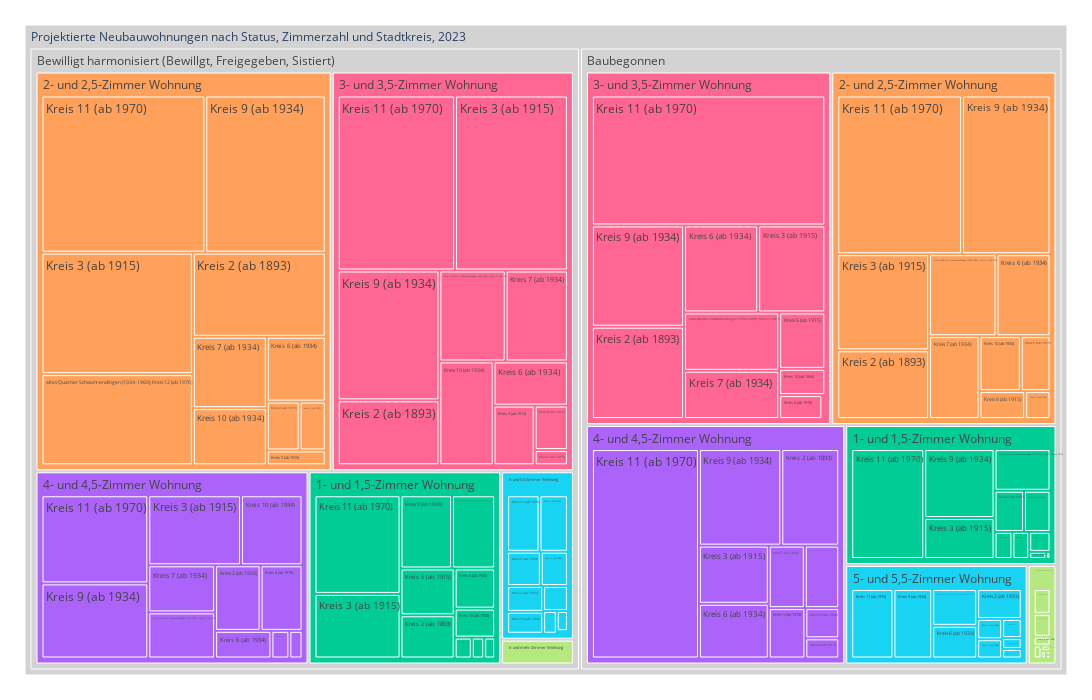

The code cell stored with this chart in its notebook:
### Code cell
#, levels = "'GNA_LANG', 'BAP_LANG','KREISEZH_LANG'"

treeMap1 = mypy_dv.plot_px_treemap(
    data=myTM.reset_index()
    ,levels=["PST_LANG",  "ZIM_LANG","KREISEZH_LANG"]
    ,values="sum_WHG"
    ,color="ZIM_LANG"
    ,myHeaderTitle="Projektierte Neubauwohnungen nach Status, Zimmerzahl und Stadtkreis, "+data_max_date
    ,color_discrete_map={'(?)':'lightgrey', 'Wohnen':'lightblue'}                
    #,margin_val_bottom=25
)
treeMap1

### Figure 1 — Plotly figure (JSON) as saved in the notebook; plotly's stock layout.template omitted (floating-point values rounded to 4 significant figures; data arrays with more than 128 entries replaced by an {"elided": "..."} marker saying what was removed)
{"data": [{"branchvalues": "total", "customdata": {"elided": "147x1 str values"}, "domain": {"x": [0, 1], "y": [0, 1]}, "hovertemplate": "%{label}<br><br>Anzahl:<br>%{value}<extra></extra>", "ids": {"elided": "147 str values"}, "labels": {"elided": "147 str values"}, "marker": {"colors": {"elided": "147 str values"}}, "name": "", "parents": {"elided": "147 str values"}, "root": {"color": "grey"}, "type": "treemap", "values": {"elided": "147 int values"}}], "layout": {"height": 700, "legend": {"tracegroupgap": 0}, "margin": {"b": 25, "l": 25, "r": 25, "t": 25}, "width": 1100}}
